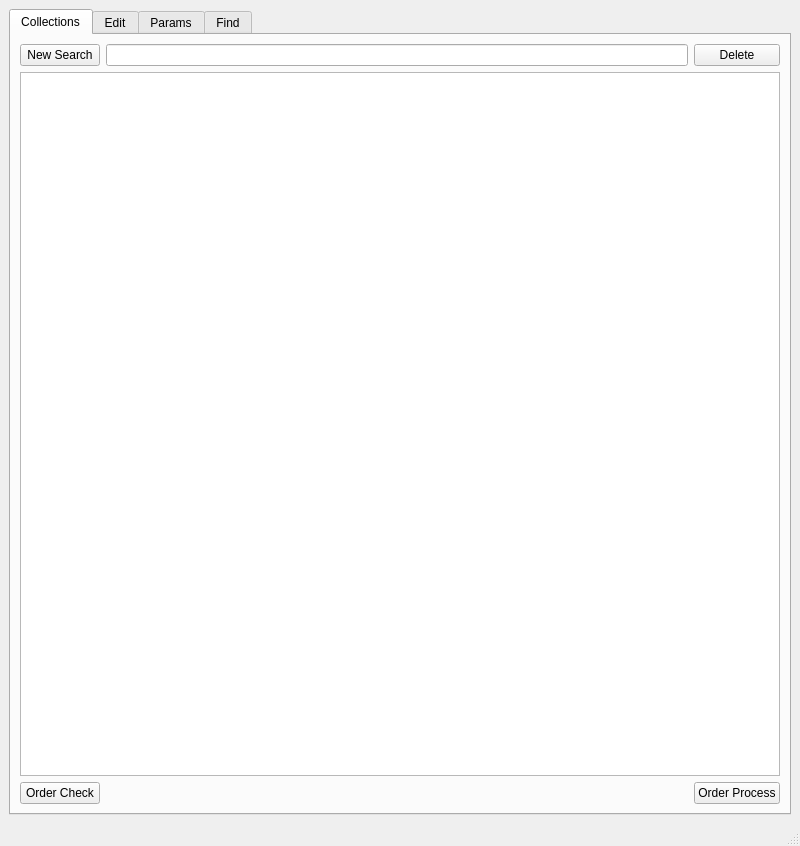
<?xml version="1.0" encoding="UTF-8"?>
<ui version="4.0">
 <class>MainWindow</class>
 <widget class="QMainWindow" name="MainWindow">
  <property name="geometry">
   <rect>
    <x>0</x>
    <y>0</y>
    <width>800</width>
    <height>846</height>
   </rect>
  </property>
  <property name="sizePolicy">
   <sizepolicy hsizetype="Expanding" vsizetype="Expanding">
    <horstretch>1</horstretch>
    <verstretch>1</verstretch>
   </sizepolicy>
  </property>
  <property name="windowTitle">
   <string>MainWindow</string>
  </property>
  <widget class="QWidget" name="centralwidget">
   <property name="sizePolicy">
    <sizepolicy hsizetype="Expanding" vsizetype="Expanding">
     <horstretch>1</horstretch>
     <verstretch>1</verstretch>
    </sizepolicy>
   </property>
   <layout class="QGridLayout" name="gridLayout_9" columnstretch="0">
    <item row="0" column="0">
     <widget class="QTabWidget" name="root_tabs">
      <property name="sizePolicy">
       <sizepolicy hsizetype="Expanding" vsizetype="Expanding">
        <horstretch>1</horstretch>
        <verstretch>1</verstretch>
       </sizepolicy>
      </property>
      <property name="currentIndex">
       <number>0</number>
      </property>
      <widget class="QWidget" name="collections_tab">
       <attribute name="title">
        <string>Collections</string>
       </attribute>
       <layout class="QGridLayout" name="gridLayout_12">
        <item row="0" column="0">
         <widget class="QPushButton" name="collections_new">
          <property name="text">
           <string>New Search</string>
          </property>
         </widget>
        </item>
        <item row="0" column="1">
         <widget class="QLineEdit" name="collections_line"/>
        </item>
        <item row="0" column="2">
         <widget class="QPushButton" name="collections_delete">
          <property name="text">
           <string>Delete</string>
          </property>
         </widget>
        </item>
        <item row="1" column="0" colspan="3">
         <widget class="QTreeView" name="collections_tree"/>
        </item>
        <item row="2" column="0">
         <widget class="QPushButton" name="collections_check">
          <property name="text">
           <string>Order Check</string>
          </property>
         </widget>
        </item>
        <item row="2" column="2">
         <widget class="QPushButton" name="collections_process">
          <property name="text">
           <string>Order Process</string>
          </property>
         </widget>
        </item>
       </layout>
      </widget>
      <widget class="QWidget" name="edit_tab">
       <property name="enabled">
        <bool>true</bool>
       </property>
       <property name="sizePolicy">
        <sizepolicy hsizetype="Expanding" vsizetype="Expanding">
         <horstretch>1</horstretch>
         <verstretch>1</verstretch>
        </sizepolicy>
       </property>
       <attribute name="title">
        <string>Edit</string>
       </attribute>
       <layout class="QGridLayout" name="gridLayout_2">
        <item row="1" column="0">
         <widget class="QPushButton" name="common_save_button">
          <property name="text">
           <string>Save</string>
          </property>
         </widget>
        </item>
        <item row="1" column="1">
         <widget class="QPushButton" name="common_quit_button">
          <property name="text">
           <string>Quit</string>
          </property>
         </widget>
        </item>
        <item row="0" column="0" colspan="2">
         <widget class="QTabWidget" name="schema_tabs">
          <property name="currentIndex">
           <number>1</number>
          </property>
          <widget class="QWidget" name="tables_tab">
           <attribute name="title">
            <string>Tables</string>
           </attribute>
           <layout class="QGridLayout" name="tables_grid">
            <item row="3" column="0">
             <widget class="QPushButton" name="tables_first">
              <property name="text">
               <string>First</string>
              </property>
             </widget>
            </item>
            <item row="1" column="0">
             <widget class="QPushButton" name="tables_new">
              <property name="text">
               <string>New</string>
              </property>
             </widget>
            </item>
            <item row="5" column="0">
             <widget class="QLabel" name="tables_name_label">
              <property name="text">
               <string>Table Name:</string>
              </property>
              <property name="alignment">
               <set>Qt::AlignRight|Qt::AlignTrailing|Qt::AlignVCenter</set>
              </property>
             </widget>
            </item>
            <item row="3" column="3">
             <widget class="QPushButton" name="tables_last">
              <property name="text">
               <string>Last</string>
              </property>
             </widget>
            </item>
            <item row="1" column="1">
             <widget class="QPushButton" name="tables_rename">
              <property name="text">
               <string>Rename</string>
              </property>
             </widget>
            </item>
            <item row="1" column="2">
             <widget class="QPushButton" name="tables_delete">
              <property name="text">
               <string>Delete</string>
              </property>
             </widget>
            </item>
            <item row="2" column="0" colspan="4">
             <widget class="QLineEdit" name="tables_line"/>
            </item>
            <item row="3" column="1">
             <widget class="QPushButton" name="tables_next">
              <property name="text">
               <string>Next</string>
              </property>
             </widget>
            </item>
            <item row="1" column="3">
             <widget class="QPushButton" name="tables_save">
              <property name="text">
               <string>Save</string>
              </property>
             </widget>
            </item>
            <item row="5" column="1" colspan="3">
             <widget class="QComboBox" name="tables_combo"/>
            </item>
            <item row="6" column="0" colspan="4">
             <widget class="QLabel" name="tables_comment_label">
              <property name="text">
               <string>Comment</string>
              </property>
              <property name="alignment">
               <set>Qt::AlignCenter</set>
              </property>
             </widget>
            </item>
            <item row="3" column="2">
             <widget class="QPushButton" name="tables_previous">
              <property name="text">
               <string>Previous</string>
              </property>
             </widget>
            </item>
            <item row="7" column="0" colspan="4">
             <widget class="QPlainTextEdit" name="tables_comment_text"/>
            </item>
           </layout>
          </widget>
          <widget class="QWidget" name="old_parameters_tab">
           <attribute name="title">
            <string>Parameters</string>
           </attribute>
           <layout class="QGridLayout" name="gridLayout_6">
            <item row="0" column="0">
             <layout class="QGridLayout" name="gridLayout">
              <item row="0" column="1" colspan="3">
               <widget class="QLabel" name="parameters_table_name">
                <property name="text">
                 <string/>
                </property>
               </widget>
              </item>
              <item row="5" column="1" colspan="3">
               <widget class="QComboBox" name="parameters_combo"/>
              </item>
              <item row="3" column="0" colspan="4">
               <widget class="QLineEdit" name="parameters_line"/>
              </item>
              <item row="6" column="0">
               <widget class="QLabel" name="parameters_long_label">
                <property name="text">
                 <string>Long Heading:</string>
                </property>
                <property name="alignment">
                 <set>Qt::AlignRight|Qt::AlignTrailing|Qt::AlignVCenter</set>
                </property>
               </widget>
              </item>
              <item row="5" column="0">
               <widget class="QLabel" name="parameters_name_label">
                <property name="text">
                 <string>Parameter Name:</string>
                </property>
                <property name="alignment">
                 <set>Qt::AlignRight|Qt::AlignTrailing|Qt::AlignVCenter</set>
                </property>
               </widget>
              </item>
              <item row="2" column="0">
               <widget class="QPushButton" name="parameters_new">
                <property name="text">
                 <string>New</string>
                </property>
               </widget>
              </item>
              <item row="4" column="3">
               <widget class="QPushButton" name="parameters_last">
                <property name="text">
                 <string>Last</string>
                </property>
               </widget>
              </item>
              <item row="6" column="1" colspan="3">
               <widget class="QLineEdit" name="parameters_long_line"/>
              </item>
              <item row="4" column="0">
               <widget class="QPushButton" name="parameters_first">
                <property name="text">
                 <string>First</string>
                </property>
               </widget>
              </item>
              <item row="10" column="0">
               <widget class="QLabel" name="parameters_optional_label">
                <property name="text">
                 <string>Optional:</string>
                </property>
                <property name="alignment">
                 <set>Qt::AlignRight|Qt::AlignTrailing|Qt::AlignVCenter</set>
                </property>
               </widget>
              </item>
              <item row="4" column="1">
               <widget class="QPushButton" name="parameters_next">
                <property name="text">
                 <string>Next</string>
                </property>
               </widget>
              </item>
              <item row="7" column="1" colspan="3">
               <widget class="QLineEdit" name="parameters_short_line"/>
              </item>
              <item row="10" column="1" colspan="3">
               <widget class="QCheckBox" name="parameters_optional_check">
                <property name="text">
                 <string/>
                </property>
               </widget>
              </item>
              <item row="9" column="0">
               <widget class="QLabel" name="parameters_type_label">
                <property name="text">
                 <string>Type:</string>
                </property>
                <property name="alignment">
                 <set>Qt::AlignRight|Qt::AlignTrailing|Qt::AlignVCenter</set>
                </property>
               </widget>
              </item>
              <item row="11" column="0">
               <widget class="QLabel" name="parameters_default_label">
                <property name="text">
                 <string>Default:</string>
                </property>
                <property name="alignment">
                 <set>Qt::AlignRight|Qt::AlignTrailing|Qt::AlignVCenter</set>
                </property>
               </widget>
              </item>
              <item row="11" column="1" colspan="3">
               <widget class="QLineEdit" name="parameters_default_line"/>
              </item>
              <item row="2" column="3">
               <widget class="QPushButton" name="parameters_save">
                <property name="text">
                 <string>Save</string>
                </property>
               </widget>
              </item>
              <item row="2" column="2">
               <widget class="QPushButton" name="parameters_delete">
                <property name="text">
                 <string>Delete</string>
                </property>
               </widget>
              </item>
              <item row="2" column="1">
               <widget class="QPushButton" name="parameters_rename">
                <property name="text">
                 <string>Rename</string>
                </property>
               </widget>
              </item>
              <item row="9" column="1" colspan="3">
               <widget class="QComboBox" name="parameters_type_combo">
                <item>
                 <property name="text">
                  <string>Boolean</string>
                 </property>
                </item>
                <item>
                 <property name="text">
                  <string>Empty</string>
                 </property>
                </item>
                <item>
                 <property name="text">
                  <string>Enumeration</string>
                 </property>
                </item>
                <item>
                 <property name="text">
                  <string>Float</string>
                 </property>
                </item>
                <item>
                 <property name="text">
                  <string>FUnits</string>
                 </property>
                </item>
                <item>
                 <property name="text">
                  <string>Integer</string>
                 </property>
                </item>
                <item>
                 <property name="text">
                  <string>IUnits</string>
                 </property>
                </item>
                <item>
                 <property name="text">
                  <string>List</string>
                 </property>
                </item>
                <item>
                 <property name="text">
                  <string>Range</string>
                 </property>
                </item>
                <item>
                 <property name="text">
                  <string>String</string>
                 </property>
                </item>
                <item>
                 <property name="text">
                  <string>URL</string>
                 </property>
                </item>
               </widget>
              </item>
              <item row="4" column="2">
               <widget class="QPushButton" name="parameters_previous">
                <property name="text">
                 <string>Previous</string>
                </property>
               </widget>
              </item>
              <item row="0" column="0">
               <widget class="QLabel" name="parameters_table_label">
                <property name="text">
                 <string>Table Name:</string>
                </property>
                <property name="alignment">
                 <set>Qt::AlignRight|Qt::AlignTrailing|Qt::AlignVCenter</set>
                </property>
               </widget>
              </item>
              <item row="7" column="0">
               <widget class="QLabel" name="parameters_short_label">
                <property name="text">
                 <string>Short Heading:</string>
                </property>
                <property name="alignment">
                 <set>Qt::AlignRight|Qt::AlignTrailing|Qt::AlignVCenter</set>
                </property>
               </widget>
              </item>
              <item row="12" column="0" colspan="4">
               <widget class="QLabel" name="parameters_comment_label">
                <property name="text">
                 <string>Comment</string>
                </property>
                <property name="alignment">
                 <set>Qt::AlignCenter</set>
                </property>
               </widget>
              </item>
              <item row="1" column="0" colspan="4">
               <widget class="Line" name="parameters_horizontal_line">
                <property name="orientation">
                 <enum>Qt::Horizontal</enum>
                </property>
               </widget>
              </item>
              <item row="13" column="0" colspan="4">
               <widget class="QPlainTextEdit" name="parameters_comment_text"/>
              </item>
              <item row="8" column="0">
               <widget class="QLabel" name="parameters_csv_label">
                <property name="text">
                 <string>CSV Heading:</string>
                </property>
                <property name="alignment">
                 <set>Qt::AlignRight|Qt::AlignTrailing|Qt::AlignVCenter</set>
                </property>
               </widget>
              </item>
              <item row="8" column="1" colspan="3">
               <widget class="QLineEdit" name="parameters_csv_line"/>
              </item>
             </layout>
            </item>
           </layout>
          </widget>
          <widget class="QWidget" name="enumerations_tab">
           <attribute name="title">
            <string>Enumerations</string>
           </attribute>
           <layout class="QGridLayout" name="gridLayout_7">
            <item row="0" column="0">
             <layout class="QGridLayout" name="enumerations_grid">
              <item row="3" column="3">
               <widget class="QPushButton" name="enumerations_save">
                <property name="text">
                 <string>Save</string>
                </property>
               </widget>
              </item>
              <item row="6" column="0">
               <widget class="QLabel" name="enuermations_name_label">
                <property name="text">
                 <string>Enumeration Name:</string>
                </property>
                <property name="alignment">
                 <set>Qt::AlignRight|Qt::AlignTrailing|Qt::AlignVCenter</set>
                </property>
               </widget>
              </item>
              <item row="4" column="0" colspan="4">
               <widget class="QLineEdit" name="enumerations_line"/>
              </item>
              <item row="5" column="1">
               <widget class="QPushButton" name="enumerations_next">
                <property name="text">
                 <string>Next</string>
                </property>
               </widget>
              </item>
              <item row="0" column="1" colspan="3">
               <widget class="QLabel" name="enumerations_table_name">
                <property name="text">
                 <string/>
                </property>
               </widget>
              </item>
              <item row="0" column="0">
               <widget class="QLabel" name="enumerations_table_label">
                <property name="text">
                 <string>Table Name:</string>
                </property>
               </widget>
              </item>
              <item row="1" column="0">
               <widget class="QLabel" name="enumerations_parameter_label">
                <property name="text">
                 <string>Parameter Name:</string>
                </property>
               </widget>
              </item>
              <item row="3" column="0">
               <widget class="QPushButton" name="enumerations_new">
                <property name="text">
                 <string>New</string>
                </property>
               </widget>
              </item>
              <item row="6" column="1" colspan="3">
               <widget class="QComboBox" name="enumerations_combo"/>
              </item>
              <item row="5" column="2">
               <widget class="QPushButton" name="enumerations_previous">
                <property name="text">
                 <string>Previous</string>
                </property>
               </widget>
              </item>
              <item row="1" column="1" colspan="3">
               <widget class="QLabel" name="enumerations_parameter_name">
                <property name="text">
                 <string/>
                </property>
               </widget>
              </item>
              <item row="3" column="2">
               <widget class="QPushButton" name="enumerations_delete">
                <property name="text">
                 <string>Delete</string>
                </property>
               </widget>
              </item>
              <item row="5" column="3">
               <widget class="QPushButton" name="enumerations_last">
                <property name="text">
                 <string>Last</string>
                </property>
               </widget>
              </item>
              <item row="3" column="1">
               <widget class="QPushButton" name="enumerations_rename">
                <property name="text">
                 <string>Rename</string>
                </property>
               </widget>
              </item>
              <item row="5" column="0">
               <widget class="QPushButton" name="enumerations_first">
                <property name="text">
                 <string>First</string>
                </property>
               </widget>
              </item>
              <item row="7" column="0" colspan="4">
               <widget class="QLabel" name="enumerations_comment_label">
                <property name="text">
                 <string>Comment</string>
                </property>
                <property name="alignment">
                 <set>Qt::AlignCenter</set>
                </property>
               </widget>
              </item>
              <item row="2" column="0" colspan="4">
               <widget class="Line" name="enumerations_horiziontal">
                <property name="orientation">
                 <enum>Qt::Horizontal</enum>
                </property>
               </widget>
              </item>
              <item row="8" column="0" colspan="4">
               <widget class="QPlainTextEdit" name="enumerations_comment_text"/>
              </item>
             </layout>
            </item>
           </layout>
          </widget>
         </widget>
        </item>
       </layout>
      </widget>
      <widget class="QWidget" name="parameters_tab">
       <attribute name="title">
        <string>Params</string>
       </attribute>
       <layout class="QGridLayout" name="gridLayout_11">
        <item row="0" column="0">
         <widget class="QTableWidget" name="parameters_table"/>
        </item>
       </layout>
      </widget>
      <widget class="QWidget" name="find_tab">
       <attribute name="title">
        <string>Find</string>
       </attribute>
       <layout class="QGridLayout" name="gridLayout_5">
        <item row="0" column="0">
         <widget class="QTabWidget" name="find_tabs">
          <property name="currentIndex">
           <number>0</number>
          </property>
          <widget class="QWidget" name="searches_tab">
           <attribute name="title">
            <string>Searches</string>
           </attribute>
           <layout class="QGridLayout" name="gridLayout_10">
            <item row="0" column="0">
             <layout class="QGridLayout" name="searches_grid">
              <item row="1" column="0" colspan="4">
               <widget class="QLineEdit" name="searches_line"/>
              </item>
              <item row="2" column="2">
               <widget class="QPushButton" name="searches_previous">
                <property name="text">
                 <string>Previous</string>
                </property>
               </widget>
              </item>
              <item row="3" column="0">
               <widget class="QLabel" name="searches_name_label">
                <property name="text">
                 <string>Search Name:</string>
                </property>
                <property name="alignment">
                 <set>Qt::AlignRight|Qt::AlignTrailing|Qt::AlignVCenter</set>
                </property>
               </widget>
              </item>
              <item row="2" column="3">
               <widget class="QPushButton" name="searches_last">
                <property name="text">
                 <string>Last</string>
                </property>
               </widget>
              </item>
              <item row="0" column="0">
               <widget class="QPushButton" name="searches_new">
                <property name="text">
                 <string>New</string>
                </property>
               </widget>
              </item>
              <item row="0" column="1">
               <widget class="QPushButton" name="searches_rename">
                <property name="text">
                 <string>Rename</string>
                </property>
               </widget>
              </item>
              <item row="0" column="2">
               <widget class="QPushButton" name="searches_delete">
                <property name="text">
                 <string>Delete</string>
                </property>
               </widget>
              </item>
              <item row="0" column="3">
               <widget class="QPushButton" name="searches_save">
                <property name="text">
                 <string>Save</string>
                </property>
               </widget>
              </item>
              <item row="3" column="1" colspan="3">
               <widget class="QComboBox" name="searches_combo"/>
              </item>
              <item row="2" column="0">
               <widget class="QPushButton" name="searches_first">
                <property name="text">
                 <string>First</string>
                </property>
               </widget>
              </item>
              <item row="2" column="1">
               <widget class="QPushButton" name="searches_next">
                <property name="text">
                 <string>Next</string>
                </property>
               </widget>
              </item>
              <item row="6" column="0" colspan="4">
               <widget class="QLabel" name="searches_comment_label">
                <property name="text">
                 <string>Comment</string>
                </property>
                <property name="alignment">
                 <set>Qt::AlignCenter</set>
                </property>
               </widget>
              </item>
              <item row="7" column="0" colspan="4">
               <widget class="QPlainTextEdit" name="searches_comment_text"/>
              </item>
              <item row="4" column="0">
               <widget class="QLabel" name="searches_table_name">
                <property name="text">
                 <string>Table Name:</string>
                </property>
                <property name="alignment">
                 <set>Qt::AlignRight|Qt::AlignTrailing|Qt::AlignVCenter</set>
                </property>
               </widget>
              </item>
              <item row="5" column="0">
               <widget class="QLabel" name="searches_parent_label">
                <property name="text">
                 <string>Parent Search Name:</string>
                </property>
                <property name="alignment">
                 <set>Qt::AlignRight|Qt::AlignTrailing|Qt::AlignVCenter</set>
                </property>
               </widget>
              </item>
              <item row="5" column="1" colspan="3">
               <widget class="QComboBox" name="searches_parent_combo"/>
              </item>
              <item row="4" column="1" colspan="3">
               <widget class="QComboBox" name="searches_table_combo"/>
              </item>
             </layout>
            </item>
           </layout>
          </widget>
          <widget class="QWidget" name="filters_tab">
           <attribute name="title">
            <string>Filters</string>
           </attribute>
           <layout class="QGridLayout" name="gridLayout_4">
            <item row="0" column="0">
             <widget class="QPushButton" name="filters_up">
              <property name="text">
               <string>Up</string>
              </property>
             </widget>
            </item>
            <item row="0" column="1">
             <widget class="QPushButton" name="filters_down">
              <property name="text">
               <string>Down</string>
              </property>
             </widget>
            </item>
            <item row="1" column="0" colspan="2">
             <widget class="QTableWidget" name="filters_table"/>
            </item>
           </layout>
          </widget>
          <widget class="QWidget" name="results_tab">
           <attribute name="title">
            <string>Results</string>
           </attribute>
           <layout class="QGridLayout" name="gridLayout_8">
            <item row="0" column="0">
             <widget class="QTableWidget" name="results_table"/>
            </item>
           </layout>
          </widget>
         </widget>
        </item>
       </layout>
      </widget>
     </widget>
    </item>
   </layout>
  </widget>
  <widget class="QMenuBar" name="menubar">
   <property name="geometry">
    <rect>
     <x>0</x>
     <y>0</y>
     <width>800</width>
     <height>38</height>
    </rect>
   </property>
  </widget>
  <widget class="QStatusBar" name="statusbar"/>
 </widget>
 <resources/>
 <connections/>
</ui>
